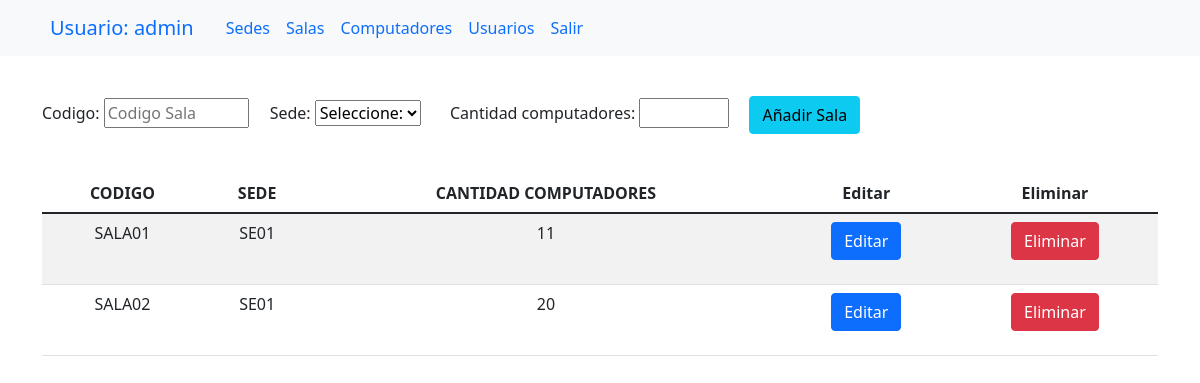
Screenshot of /salas.php (signed in) with the database file from the repository.
### tables this page shows
CREATE TABLE `sala` (
  `CODIGO` varchar(10) NOT NULL,
  `SEDE` varchar(10) NOT NULL,
  `CANTIDADPC` int(11) NOT NULL
);

### conexion.php (called while the page is built, shortened)
<?php
class conexion
{
    public function conectar()
    {
        $this->link = new mysqli('localhost', 'root', '', 'crudsalas');
        return $this->link;
    }
}

### salas.php (the view, shortened to what this page needs)
<?php
include 'conexion.php';
$con = new conexion();
$sql = "SELECT * FROM sala";
$resultado = mysqli_query($con->conectar(), $sql);
if (isset($_SESSION['username'])) {
    $usuarioEnSession = $_SESSION['username'];
} else {
    header('location: index.php');
}
?>
<html>
<head>
    <link href="https://cdn.jsdelivr.net/npm/bootstrap@5.1.3/dist/css/bootstrap.min.css" rel="stylesheet">
</head>
<body>
    <nav class="navbar navbar-expand-lg navbar-light bg-light fixed-top">
        <div class="container">
            <div class="collapse navbar-collapse" id="navbarSupportedContent">
                <ul class="navbar-nav ml-auto">
                    <li class="nav-item active">
                        <a class="nav-link text-primary navbar-brand" href="inicio.php">Usuario: <?php echo $usuarioEnSession ?></a>
                    </li>
                    <li class="nav-item active">
                        <a class="nav-link text-primary" href="sedes.php">Sedes</a>
                    </li>
                    <li class="nav-item">
                        <a class="nav-link text-primary" href="salas.php">Salas</a>
                    </li>
                    <li class="nav-item">
                        <a class="nav-link text-primary" href="pc.php">Computadores</a>
                    </li>
                    <li class="nav-item">
                        <a class="nav-link text-primary" href="user.php">Usuarios</a>
                    </li>
                    <li class="nav-item">
                        <a class="nav-link text-primary" type="submit" name="salir" href="salir.php">Salir</a>
                    </li>
                </ul>
            </div>
        </div>
    </nav>
    <br><br><br><br>
    <div class="container">
        <div class="row justify-content-center">
            <div class="col-12">
                <form action="" method="post" enctype="multipart/form-data">
                    <label>Codigo:</label>
                    <input type="text" name="codigo" placeholder="Codigo Sala" required style="width:13%">&nbsp;&nbsp;&nbsp;&nbsp;
                    <label>Sede:</label>
                    <select name="sede">
                        <option value="0">Seleccione:</option>
                    </select>
                    <label>Cantidad computadores:</label>
                    <input type="number" name="cantidad" required style="width:8%">&nbsp;&nbsp;&nbsp;&nbsp;
                    <button type="submit" class="btn btn-sing-up btn-info" name="anadirSala">Añadir Sala</button>
                    <br>
                </form>
            </div>
        </div>
        <br>
        <div class="col-md-12">
            <table class="table table-hover table-striped">
                <thead class="thead-dark">
                    <th scope="col" class="text-center">CODIGO </th>
                    <th scope="col" class="text-center">SEDE</th>
                    <th scope="col" class="text-center">CANTIDAD COMPUTADORES</th>
                    <th scope="col" class="text-center">Editar</th>
                    <th scope="col" class="text-center">Eliminar</th>
                </thead>
                <tbody>
                    <?php while ($fil = $resultado->fetch_assoc()) { ?>
                        <tr>
                            <td class="text-center"><?php echo $fil['CODIGO'] ?></td>
                            <td class="text-center"><?php echo $fil['SEDE'] ?></td>
                            <td class="text-center"><?php echo $fil['CANTIDADPC'] ?></td>
                            <td class="text-center"><a class="btn btn-primary btn-xs" href="editarSalas.php?codigo=<?php echo $fil['CODIGO']; ?>"><span class="glyphicon glyphicon-pencil">Editar</span></a></td>
                            <td class="text-center">
                                <form action="" method="post">
                                    <button class="btn btn-danger btn-xs" type="submit" name="eliminar"></a><span class="glyphicon glyphicon-trash">Eliminar</span></button>
                                </form>
                            </td>
                        </tr>
                    <?php }  ?>
                </tbody>
            </table>
        </div>
    </div>
</body>
</html>

### rows the page displays
sala: CODIGO "SALA01", SEDE "SE01", CANTIDADPC "11"
sala: CODIGO "SALA02", SEDE "SE01", CANTIDADPC "20"

### other values shown
$usuarioEnSession "admin"
